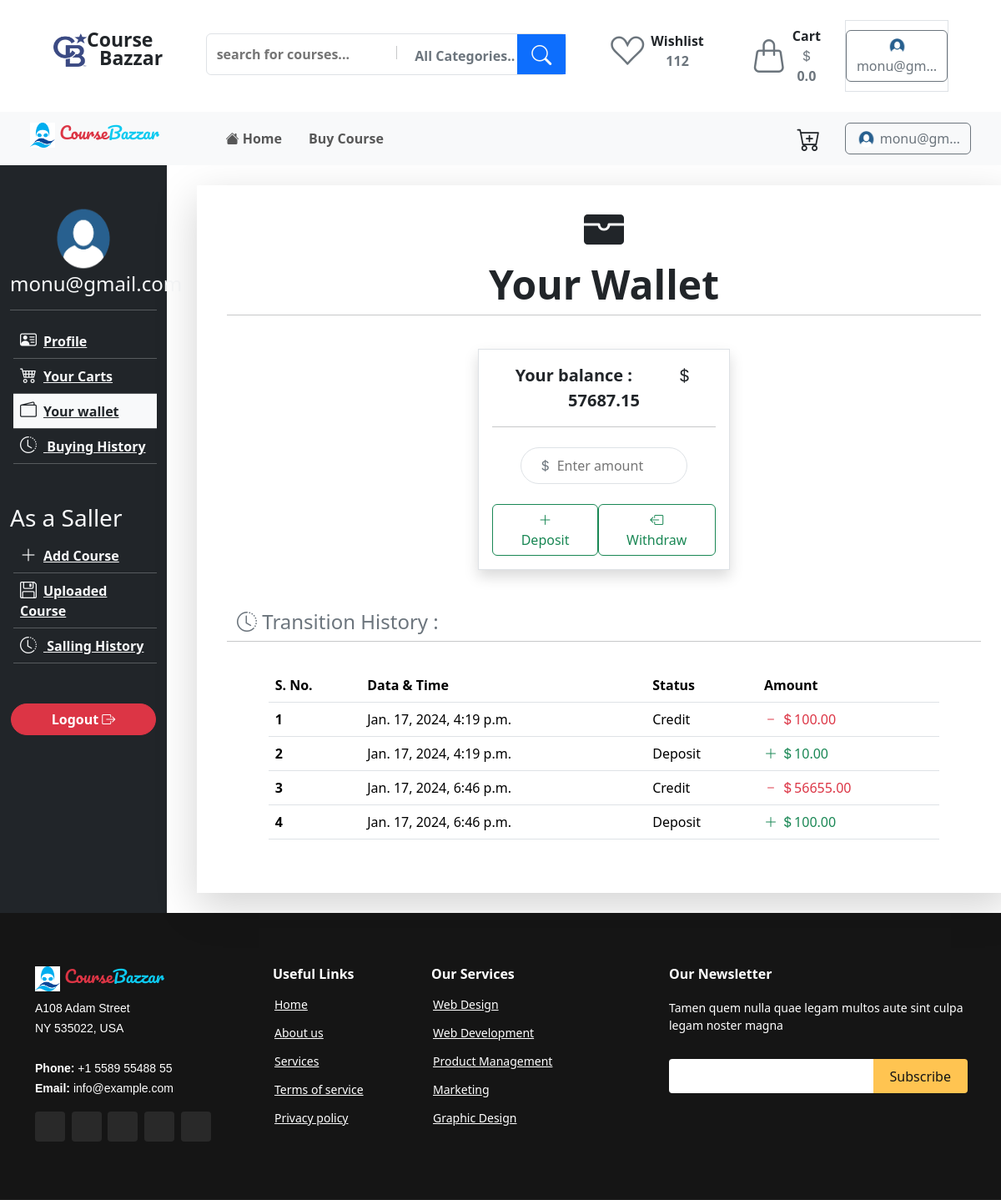
/customer/deshboard/wallet/ (signed in), run on the app's committed database.
### customer/models.py (models this page shows)
class CustomUser(AbstractUser):
    is_buyer = models.BooleanField(default=True)
    is_saller = models.BooleanField(default=False)
    phone = models.CharField(max_length=15)
    gender =  models.CharField(max_length=32,choices=(('male',"Male"),("female", "Female"),("other", "Other")))
    image = models.ImageField(upload_to='Profile/', default='Profile/pic.png')

class Wallet(models.Model):
    user=models.OneToOneField(CustomUser, on_delete=models.CASCADE,related_name='wallet')
    balance = models.FloatField(default=0)

class AmountTransitionHistory(models.Model):
    user = models.ForeignKey(CustomUser, related_name='amounttransitionhistory', on_delete=models.CASCADE)
    status =  models.CharField(max_length=50)
    amount = models.FloatField(default=0)
    datetime = models.DateTimeField(default=datetime.datetime.now())

### customer/views.py (the view, shortened to what this page needs)
@login_required(login_url='login')
def wallet(request):
    transitions=request.user.amounttransitionhistory.all()
    print(transitions)
    context={
        'transitions':transitions
    }
    return render(request, 'wallet.html', context)

### customer/profile_context.py (called while the page is built)
def profile_detail(request):
    user = request.user
    if user.username == "admin":
        customer = False
        return  {'customer':customer}
    if user.is_authenticated :
        customer = CustomUser.objects.get(id = user.id)
        cartcounter =  AddToCart.objects.filter(user_id = customer.id).count()
        carts =  AddToCart.objects.filter(user_id = customer.id)
        total_price = 0.00
        for cart in carts:
            total_price += cart.course.price
        print(total_price)
        context={
            'customer':customer,
            'cartcounter' : cartcounter,
            'total_price':total_price
        }
    else:
        context={
            'customer':False
        }
    return  context

### templates/wallet.html (shortened to what this page needs)
{% extends "base.html" %} {% load static %} {% block body %}
<div class="container-fluid">
  <div class="row">
    <div class="col-2 bg-dark">
      {% include 'customerdeshboard_sidebar.html' with wallet='bg-light   text-dark' %}
    </div>
    <div class="col-10">
      <div class="container shadow-lg m-4 px-5 pb-5">
        <div class="row py-4">
          <h1 class="display-5 text-center fw-semibold">
            <i class="bi bi-wallet-fill"></i>
          </h1>
          <h1 class="display-5 text-center fw-semibold">Your Wallet</h1>
          <hr />
        </div>
        <div class="row">
          <div class="col-4 p-3 border mx-auto shadow">
            <form action="" method="POST" id="amoutForm">
              <div class="text-center">
                <span class="fw-semibold fs-5 me-5">Your balance :</span>
                <span class="fw-semibold fs-5 ms-auto"
                  ><i class="bi bi-currency-dollar"></i>
                  {{user.wallet.balance|floatformat:2}}</span
                >
                <hr>
              </div>
              <div class="text-center mt-4 border p-2 w-75 mx-auto rounded-5">
                <i class="bi bi-currency-dollar text-secondary"></i>
                <input
                  type="number"
                  name="amount"
                  id="amount"
                  class="w-75 addbalancefield"
                  placeholder="Enter amount"
                  required
                />
              </div>
              <div class="mt-4 d-flex">
                <button
                  type="button"
                  class="btn btn-outline-success px-4"
                  onclick="deposit()"
                >
                  <i class="bi bi-plus-lg"></i> Deposit
                </button>
                <button
                  type="button"
                  class="btn btn-outline-success px-4 ms-auto"
                  onclick="withdral()"
                >
                  <i class="bi bi-box-arrow-left"></i> Withdraw
                </button>
              </div>
            </form>
          </div>
        </div>
        <div class="row mt-5">
          <h4 class="text-secondary"><i class="bi bi-clock-history"></i>  Transition History : </h4>
          <hr />
          <div class="col-11 mt-3 mx-auto">
            <table class="table" id="PDF-table">
              <thead>
                <tr>
                  <th scope="col">S. No.</th>
                  <th scope="col">Data & Time</th>
                  <th scope="col">Status</th>
                  <th scope="col">Amount</th>
                </tr>
              </thead>
              <tbody>
                {% for tran in transitions %}
                    {% if tran.status == 'deposit' %}
                        <tr>
                        <th scope="row">{{forloop.counter}}</th>
                        <td>{{tran.datetime}}</td>
                        <td>{{tran.status|title}}</td>
                        <td class="text-success">
                            <i class="bi bi-plus-lg"></i>
                            <i class="bi bi-currency-dollar"></i>{{tran.amount|floatformat:2}}
                        </td>
                        </tr>
                    {% else %}
                        <tr>
                            <th scope="row">{{forloop.counter}}</th>
                            <td>{{tran.datetime}}</td>
                            <td>{{tran.status|title}}</td>
                            <td class="text-danger text-capitalize">
                                <i class="bi bi-dash"></i>
                                <i class="bi bi-currency-dollar"></i>{{tran.amount|floatformat:2}}
                            </td>
                        </tr>
                        {% endif %}
                        {% endfor %}
                    </tbody>
            </table>
          </div>
        </div>
    </div>
</div>
</div>
</div>
  {% endblock body %}

### templates/header.html (shortened to what this page needs)
{% load static %}
<div class="container-fluid px-5">
  <div class="row px-3 py-4">
      <div class="col-lg-2 col-sm-5 pt-3 d-flex text-center">
          <span>
              <img src="{% static 'images/cb-logo.png' %}" width="40px" height="40px" alt="" srcset="">
          </span>
          <span class="h-100 position-relative">
            <p class="mb-0  pb-0 fw-bold position-absolute" style="top:-10px; font-size:23px">Course</p>
            <p class="mb-0  pb-0 fw-bold position-absolute" style="top:12px; left:15px; font-size:23px">Bazzar</p>
          </span>
      </div>
      <div class="col-lg-5 col-sm-10  pt-3">
          <div class="border rounded-2 p-0 position-relative">
              <input type="text" class="border-0 m-1 p-2 w-50 fw-semibold" placeholder="search for courses..." name="" id="">
              <button class="btn text-secondary fw-semibold ps-3">All Categories.. </button>
              <button class="btn btn-primary position-absolute top-0 end-0 h-100 px-3 fs-4 rounded-0 text-light"><i class="bi bi-search"></i></button>
          </div>
      </div>
      <div class="col--lg5  col-sm-5  d-flex">
        <a href="">
          <button class=" btn ">
            <div class="mx-3 d-flex  align-items-center">
              <div>
                <i class="bi bi-suit-heart fs-1 text-secondary align-center"></i>
              </div>
              <div class="ps-2">
                <p class="mb-0 fw-semibold text-dark ">
                  Wishlist
                </p>
                <p class="mb-0 fw-semibold text-secondary">
                  112
                </p>
              </div>
            </div>
          </button>
        </a>
        <a href="{% url 'customercart' %}">
          <button class="btn">
            <div class="mx-3 d-flex  align-items-center">
             <div class=" position-relative">
               <i class="bi bi-handbag  fs-1 text-secondary align-center "></i>
               </div>
             <div class="ps-2">
               <p class="mb-0 fw-semibold text-dark ">
                 Cart
               </p>
               <p class="mb-0 fw-semibold text-secondary fs-6">
                 <i class="bi bi-currency-dollar "></i>{{total_price}}
               </p>
             </div>
           </div>
          </button>
        </a>
        {% if user.is_authenticated %}
          <div class="border  d-flex  align-items-center ms-auto">
            <a href="{% url 'customerprofile' %}" class="text-decoration-none">
              <button class="btn btn-outline-secondary">
                <img src="{{customer.image.url}}" alt="" style="width: 25px; height:22px" class="rounded-circle">
                {{user.email|truncatechars:8}}
              </button>
            </a>
          </div>
        {% endif %}
      </div>
  </div>
</div>
<nav class="navbar navbar-expand-lg bg-light px-4 py-1">
    <div class="container-fluid">
      <a class="navbar-brand h5" style="font-family: 'Pacifico', cursive;" href="/">
        <img src='{% static "images\logo.png" %}' style="width:30px; height:30px" srcset="">
        <span class="text-danger">Course</span><span class="text-info">Bazzar</span>
      </a>
      <div class="collapse navbar-collapse" id="navbarSupportedContent">
        <ul class="navbar-nav me-auto ps-5 mb-2 mb-lg-0">
          <li class="nav-item">
            <a class="nav-link mx-2 fw-semibold {{home}}" aria-current="page" href="{% url 'home' %}"><i class="bi bi-house-fill"></i> Home</a>
          </li>
          <li class="nav-item">
            <a class="nav-link mx-2 fw-semibold {{buycourse}}" aria-current="page" href="{% url 'Buy Course' %}">Buy Course</a>
          </li>
        </ul>
       <div>
        {% if user.is_authenticated %}
        <a href="{% url 'customercart' %}" class="text-decoration-none">
          <button  class="btn position-relative me-2 px-3">
            <i class="bi bi-cart-plus fs-3"></i>
          </button>
        </a>
          <a href="{% url 'customerprofile' %}" class="text-decoration-none">
            <button class="btn btn-outline-secondary">
              <img src="{{customer.image.url}}" alt="" style="width: 25px; height:22px" class="rounded-circle">
              {{user.email|truncatechars:8}}
            </button>
          </a>
        {% endif %}
       </div>
      </div>
    </div>
  </nav>

### templates/customerdeshboard_sidebar.html (shortened to what this page needs)
{% load static %}
<div class="py-5">
  <div class="text-center">
    {% if customer.image.url %}
    <img
      src="{{ customer.image.url }}"
      alt
      style="height: 80px; width: 90px"
      class="rounded-circle"
    />
    {% endif %}
    <h4 class="text-light">{{user.email}}</h4>
    <hr class="text-light" />
  </div>
  <div class="text-start">
    <ul class="ps-1" type="none">
      <a
        href="{% url 'customerprofile' %}"
        class="fw-semibold text-light {{profile}} "
        ><li class="{{profile}} align-center p-2">
          <i
            class="bi bi-person-vcard fw-semibold h5 pe-2 text-light {{profile}}"
          ></i
          >Profile
        </li></a
      >
      <hr class="text-light m-0" />
      <a
        href="{% url 'customercart' %}"
        class="fw-semibold text-light {{customercart}} w-100"
        ><li class="align-center p-2 {{customercart}}">
          <i
            class="bi bi-cart4 fw-semibold text-light h5 pe-2 {{customercart}}"
          ></i
          >Your Carts
        </li></a
      >
      <hr class="text-light m-0" />
      <a
        href="{% url 'wallet' %}"
        class="fw-semibold text-light {{wallet}} w-100"
        ><li class="align-center p-2 {{wallet}}">
          <i class="bi bi-wallet2 fw-semibold text-light h5 pe-2 {{wallet}}"></i
          >Your wallet
        </li></a
      >
      <hr class="text-light m-0" />
      <a
        href="{% url 'history' %}"
        class="fw-semibold text-light {{history}} w-100"
        ><li class="align-center p-2 {{history}}">
          <i
            class="bi bi-clock-history fw-semibold text-light h5 pe-2 {{history}}"
          ></i>
         Buying History
        </li></a
      >
      <hr class="text-light m-0" />
    </ul>
    <h3 class="text-light mt-5">As a Saller</h3>
    {% if user.is_saller %}
    <ul class="ps-1" type="none">
      <a
        href="{% url 'addcourse' %}"
        class="fw-semibold text-light {{addcourse}} w-100"
        ><li class="align-center p-2 {{addcourse}}">
          <i
            class="bi bi-plus-lg fw-semibold text-light h5 pe-2 {{addcourse}}"
          ></i
          >Add Course
        </li></a
      >
      <hr class="text-light m-0" />
      <a
        href="{% url 'uploadedcourses' %}"
        class="fw-semibold text-light {{uploadedcourses}} w-100"
        ><li class="align-center p-2 {{uploadedcourses}}">
          <i
            class="bi bi-floppy fw-semibold text-light h5 pe-2 {{uploadedcourses}}"
          ></i
          >Uploaded Course
        </li></a
      >
      <hr class="text-light m-0" />
      <a
        href="{% url 'history' %}"
        class="fw-semibold text-light {{history}} w-100"
        ><li class="align-center p-2 {{history}}">
          <i
            class="bi bi-clock-history fw-semibold text-light h5 pe-2 {{history}}"
          ></i>
         Salling History
        </li></a
      >
      <hr class="text-light m-0" />
    </ul>
    {% endif %}
  </div>
  <div class="text-center mt-5">
    <a href="{% url 'customerlogout' %}">
      <button
        class="btn btn-danger fw-semibold rounded-pill px-5 w-auto align-middle"
      >
        Logout <i class="bi bi-box-arrow-right"></i>
      </button>
    </a>
  </div>
</div>

### static/css/style.css (style rules this page uses)
.addbalancefield { border: none; }

### data on the page
CustomUser: image (picture), email "monu@gm…", email "monu@gmail.com", wallet.balance "57687.15"
AmountTransitionHistory: datetime "Jan. 17, 2024, 4:19 p.m.", status "Credit", amount "100.00"
AmountTransitionHistory: datetime "Jan. 17, 2024, 4:19 p.m.", status "Deposit", amount "10.00"
AmountTransitionHistory: datetime "Jan. 17, 2024, 6:46 p.m.", status "Credit", amount "56655.00"
AmountTransitionHistory: datetime "Jan. 17, 2024, 6:46 p.m.", status "Deposit", amount "100.00"

### other printed values
{{ total_price }} "0.0"
